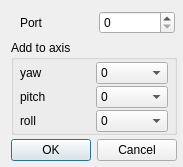
<?xml version="1.0" encoding="UTF-8"?>
<ui version="4.0">
 <class>UICFTNClientControls</class>
 <widget class="QWidget" name="UICFTNClientControls">
  <property name="windowModality">
   <enum>Qt::NonModal</enum>
  </property>
  <property name="geometry">
   <rect>
    <x>0</x>
    <y>0</y>
    <width>181</width>
    <height>166</height>
   </rect>
  </property>
  <property name="sizePolicy">
   <sizepolicy hsizetype="Preferred" vsizetype="Preferred">
    <horstretch>0</horstretch>
    <verstretch>0</verstretch>
   </sizepolicy>
  </property>
  <property name="windowTitle">
   <string>UDP tracker settings</string>
  </property>
  <property name="windowIcon">
   <iconset>
    <normaloff>../gui/images/bluetrack.png</normaloff>../gui/images/bluetrack.png</iconset>
  </property>
  <property name="layoutDirection">
   <enum>Qt::LeftToRight</enum>
  </property>
  <property name="autoFillBackground">
   <bool>false</bool>
  </property>
  <layout class="QGridLayout" name="gridLayout_2">
   <property name="topMargin">
    <number>2</number>
   </property>
   <property name="rightMargin">
    <number>6</number>
   </property>
   <property name="bottomMargin">
    <number>6</number>
   </property>
   <property name="horizontalSpacing">
    <number>0</number>
   </property>
   <property name="verticalSpacing">
    <number>4</number>
   </property>
   <item row="0" column="0">
    <widget class="QFrame" name="frame">
     <property name="sizePolicy">
      <sizepolicy hsizetype="Preferred" vsizetype="Maximum">
       <horstretch>0</horstretch>
       <verstretch>0</verstretch>
      </sizepolicy>
     </property>
     <layout class="QGridLayout" name="gridLayout">
      <property name="rightMargin">
       <number>2</number>
      </property>
      <property name="bottomMargin">
       <number>2</number>
      </property>
      <property name="spacing">
       <number>2</number>
      </property>
      <item row="0" column="0">
       <widget class="QLabel" name="label_5">
        <property name="text">
         <string>Port</string>
        </property>
       </widget>
      </item>
      <item row="0" column="1">
       <widget class="QSpinBox" name="spinPortNumber">
        <property name="minimum">
         <number>0</number>
        </property>
        <property name="maximum">
         <number>65535</number>
        </property>
       </widget>
      </item>
     </layout>
    </widget>
   </item>
   <item row="1" column="0">
    <widget class="QGroupBox" name="groupBox_2">
     <property name="title">
      <string>Add to axis</string>
     </property>
     <layout class="QGridLayout" name="gridLayout_3">
      <property name="leftMargin">
       <number>6</number>
      </property>
      <property name="topMargin">
       <number>2</number>
      </property>
      <property name="rightMargin">
       <number>6</number>
      </property>
      <property name="bottomMargin">
       <number>0</number>
      </property>
      <property name="horizontalSpacing">
       <number>4</number>
      </property>
      <property name="verticalSpacing">
       <number>2</number>
      </property>
      <item row="0" column="0">
       <widget class="QLabel" name="label_7">
        <property name="text">
         <string>yaw</string>
        </property>
       </widget>
      </item>
      <item row="0" column="1">
       <widget class="QComboBox" name="add_yaw">
        <item>
         <property name="text">
          <string>0</string>
         </property>
        </item>
        <item>
         <property name="text">
          <string>+90</string>
         </property>
        </item>
        <item>
         <property name="text">
          <string>-90</string>
         </property>
        </item>
        <item>
         <property name="text">
          <string>+180</string>
         </property>
        </item>
        <item>
         <property name="text">
          <string>-180</string>
         </property>
        </item>
       </widget>
      </item>
      <item row="1" column="0">
       <widget class="QLabel" name="label_8">
        <property name="text">
         <string>pitch</string>
        </property>
       </widget>
      </item>
      <item row="2" column="0">
       <widget class="QLabel" name="label_10">
        <property name="text">
         <string>roll</string>
        </property>
       </widget>
      </item>
      <item row="1" column="1">
       <widget class="QComboBox" name="add_pitch">
        <item>
         <property name="text">
          <string>0</string>
         </property>
        </item>
        <item>
         <property name="text">
          <string>+90</string>
         </property>
        </item>
        <item>
         <property name="text">
          <string>-90</string>
         </property>
        </item>
        <item>
         <property name="text">
          <string>+180</string>
         </property>
        </item>
        <item>
         <property name="text">
          <string>-180</string>
         </property>
        </item>
       </widget>
      </item>
      <item row="2" column="1">
       <widget class="QComboBox" name="add_roll">
        <item>
         <property name="text">
          <string>0</string>
         </property>
        </item>
        <item>
         <property name="text">
          <string>+90</string>
         </property>
        </item>
        <item>
         <property name="text">
          <string>-90</string>
         </property>
        </item>
        <item>
         <property name="text">
          <string>+180</string>
         </property>
        </item>
        <item>
         <property name="text">
          <string>-180</string>
         </property>
        </item>
       </widget>
      </item>
     </layout>
    </widget>
   </item>
   <item row="2" column="0">
    <widget class="QDialogButtonBox" name="buttonBox">
     <property name="standardButtons">
      <set>QDialogButtonBox::Cancel|QDialogButtonBox::Ok</set>
     </property>
    </widget>
   </item>
  </layout>
 </widget>
 <resources/>
 <connections/>
 <slots>
  <slot>startEngineClicked()</slot>
  <slot>stopEngineClicked()</slot>
  <slot>cameraSettingsClicked()</slot>
 </slots>
</ui>
